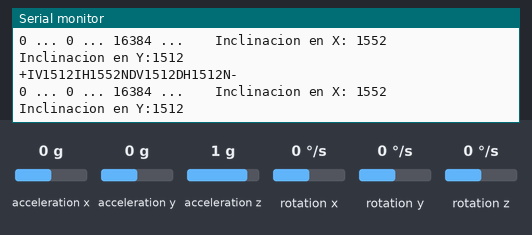
Recording of a sketch running on a simulated Arduino Uno, built with avr-gcc and run on an emulated ATmega328P. Shown: the last lines printed to the serial monitor. The inputs (shaded band) are chosen by the test bench; at power-on: acceleration x 0 g, acceleration z 1 g, acceleration y 0 g, rotation x 0 °/s, rotation y 0 °/s, rotation z 0 °/s.

Above: at 1.2 s.
1.3 s: acceleration x set to -1.4 g
At 1.51 s:
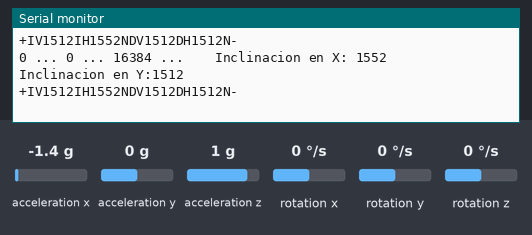
4.3 s: acceleration z set to 0 g
At 4.57 s:
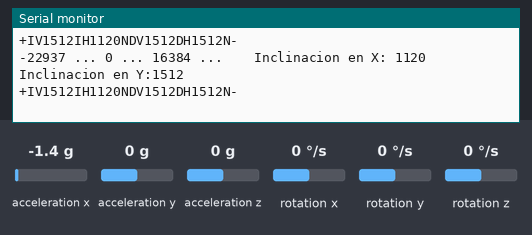
7.3 s: acceleration x set to 0 g
At 7.61 s:
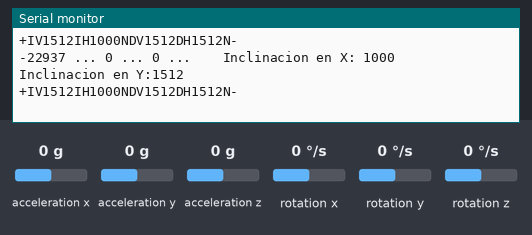
10.3 s: acceleration y set to 0.8 g
At 10.6 s:
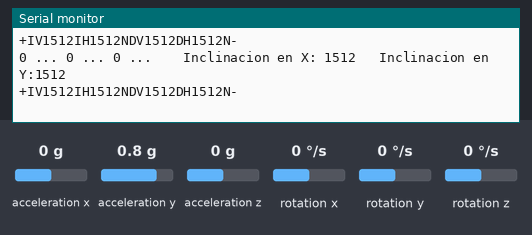
Timing chart, 0 to 13.3 s (numbered marks = the images above; inputs shaded):
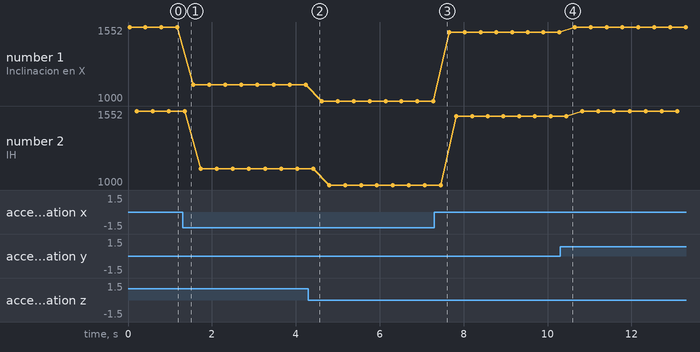

Measured:
- plotted number 1: 1552 → 1120 after the input at 1.3 s, 1120 → 1000 after the input at 4.3 s, 1512 → 1552 after the input at 10.3 s
- plotted number 2: 1552 → 1120 after the input at 1.3 s, 1120 → 1000 after the input at 4.3 s, 1512 → 1552 after the input at 10.3 s

The sketch:

culo-angulo-inclinacion-con-acelerometro-a-analogico-mpu6050.ino
```cpp
/*

https://naylampmechatronics.com/blog/45_Tutorial-MPU6050-Aceler%C3%B3metro-y-Giroscopio.html

Calculando el ángulo de inclinación con el acelerómetro del MPU6050
Si tenemos en cuenta que la única fuerza que actúa sobre el sensor es la fuerza de la gravedad.
Entonces los valores que obtenemos en las componentes del acelerómetro corresponden a la gravedad
y los ángulos de la resultante serán la inclinación del plano del sensor,
puesto que la gravedad siempre es vertical.

Para entenderlo mejor, asumiremos que estamos en un plano X-Z e inclinamos el MPU6050 un ángulo θ,
dicho ángulo se calcula de la siguiente forma:

    /
 gx/|\
  / |θ\gz
 /  g
/) θ
--------------

θ = atan(gx/gz)

angulo de inclinacion 2D

θx = tan (exp,-1) (ax / (raiz(ay2 + az2))
θy = tan (exp,-1) (ay / (raiz(ax2 + az2))

Lo anterior nos sirve para calcular el ángulo en un plano 2D,
pero para calcular los ángulos de inclinación en un espacio 3D tanto en X como en Y
usamos las siguientes formulas:


 ecuacion angulo inclinacion 3D


Tener en cuenta que estamos calculando el ángulo de inclinación, si deseáramos el ángulo de rotación es decir por ejemplo el ángulo que rota el eje x en su mismo eje, entonces en las formulas necesitamos cambiar el ay por el ax y viceversa.
 */

// Librerias I2C para controlar el mpu6050
// la libreria MPU6050.h necesita I2Cdev.h, I2Cdev.h necesita Wire.h
#include "I2Cdev.h"
#include "MPU6050.h"
#include "Wire.h"

// librerias del bluetooth
#include <SoftwareSerial.h>
SoftwareSerial miBT(2,3); //pines rx (2) & tx(3) del bluetooth


// La dirección del MPU6050 puede ser 0x68 o 0x69, dependiendo
// del estado de AD0. Si no se especifica, 0x68 estará implicito
MPU6050 sensor;

// Valores RAW (sin procesar) del acelerometro  en los ejes x,y,z
int ax, ay, az;

// inicializar estabilizacion.
// ver en el monitoreo los valores cuando esta en posicion "0" y ponerlos aqui

//inicializacion de los estados 0 en posicion horizontal del mpu6050
//depende de cada mpu.
// poner los dos valores en 0. ver en pantalla cuanto da estando horizontal. y ponerles luego ese valor
float cerox = -5;
float ceroy = 0;

//valor de la posicion en angulo (en grados) obtenodo por formula desde el valor obtenido por la libreria
int accel_ang_x;
int accel_ang_y;
// radianes a angulo
float rad_ang = 180 / 3.14;

//maximma inclinacion de los angulos. de -90 a +90 pasa de un vertical al opuesto
//para un brazo puede ir de -60 a +60 . En posicion -60 seria 0 y en posicion +60 seria 1024 en valores analogicos. el 0 seria 512
int max_x = 60;
int max_y = 60;
//y sus multiplicadores para llevarlos a 1024
float mul_x;
float mul_y;

String let0;
String let1;

//variables de salida del BT
String paln;
String palv = "NNNNNN";
String uno;


void setup() {
  Serial.begin(57600);    //Iniciando puerto serial
  Wire.begin();           //Iniciando I2C
  sensor.initialize();    //Iniciando el sensor

  if (sensor.testConnection()) Serial.println("Sensor iniciado correctamente");
  else Serial.println("Error al iniciar el sensor");

  Serial.begin(9600);
  Serial.println("Listo");
  miBT.begin(38400);

  mul_x = 512 / max_x;
  mul_y = 512 / max_y;

}

void loop() {
  // Leer las aceleraciones
  // y las pasa a las variables ax, ay, az
  sensor.getAcceleration(&ax, &ay, &az);
  //Calcular los angulos de inclinacion: de -max a +max
  //atan arcotengente
  //sqrt raiz cuadrada
  //pow elevar el primer numero a la potencia del segundo
  //
  accel_ang_x=(atan(ax/sqrt(pow(ay,2) + pow(az,2))) * rad_ang - cerox);
  accel_ang_y=(atan(ay/sqrt(pow(ax,2) + pow(az,2))) * rad_ang - ceroy);


  //preparo para la salida analogica
  // lo adapto al angulo maximo y lo ubico sobre 1000
  accel_ang_y=(accel_ang_y) * mul_y + 1512;
  accel_ang_x=(accel_ang_x) * mul_x + 1512;

  //control de limites inferiores y superiores
  if (accel_ang_x <= 1000)
    accel_ang_x = 1000;
  if (accel_ang_x >= 2024)
    accel_ang_x = 2024;
  if (accel_ang_y <= 1000)
    accel_ang_y = 1000;
  if (accel_ang_y >= 2024)
    accel_ang_y = 1024;


  //armado de strins de salida al BT
  let0 = "IV" + String(accel_ang_y);
  let1 = "IH" + String(accel_ang_x);

//"+IV1512IH1512PDV1512DH1512B-"
// no usa el control derecho, asi que sale con valores reseteados
 paln = String("+") + String(let0) +  String(let1) + String("NDV1512DH1512N-");


  //Mostrar los angulos
  Serial.print(ax);
  Serial.print(" ... ");
  Serial.print(ay);
  Serial.print(" ... ");
  Serial.print(az);
  Serial.print(" ... ");
  Serial.print("   Inclinacion en X: ");
  Serial.print(accel_ang_x);
  Serial.print("   Inclinacion en Y:");
  Serial.println(accel_ang_y);

  //monitoreo y envio
//  if (!(palv==paln)){ //me fijo si es igaual al anterior para hacer el envio

    //envio del string por Bluetooth
    for(int i = 0; i <= 30; i++){
      uno = paln.substring(i, i + 1);
      miBT.print(String(uno));
      //Serial.println(String(uno));
      delay(5);
    }
    Serial.println(String(paln)); //envio el valor al monitor
    palv=paln; //almaceno el valor actual para la comparacion con el proximo
    delay(200);
//  }

}
```
